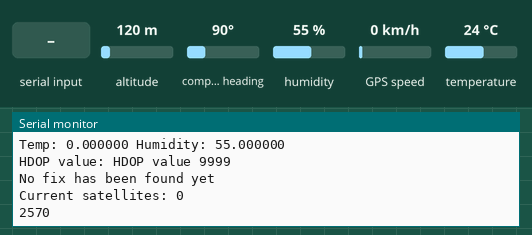
This sketch was run on a simulated Particle Photon. Shown: the last lines printed to the serial monitor. The inputs (shaded band) are chosen by the test bench; at power-on: altitude 120 m, humidity 55 %, compass heading 90°, GPS speed 0 km/h, temperature 24 °C. The GPS gets a fix after 3 s at 37.7749, -122.4194 with 8 satellites.

Above: at 1.2 s.
1.3 s: altitude set to 20 m
At 4.0 s:
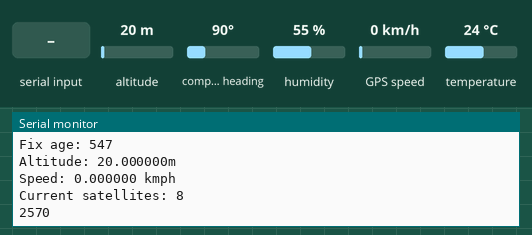
5.0 s: humidity set to 22 %
6.5 s: "1" received over the second serial link
8.0 s: compass heading set to 7°
9.5 s: GPS speed set to 2 km/h
11.0 s: humidity set to 40 %
At 11.6 s:
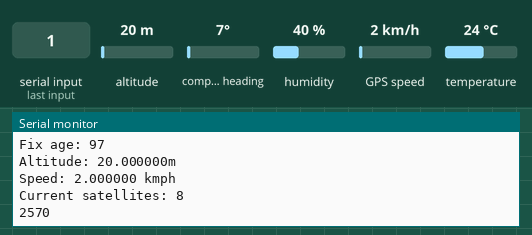
Timing chart, 0 to 13.5 s (numbered marks = the images above; inputs shaded):
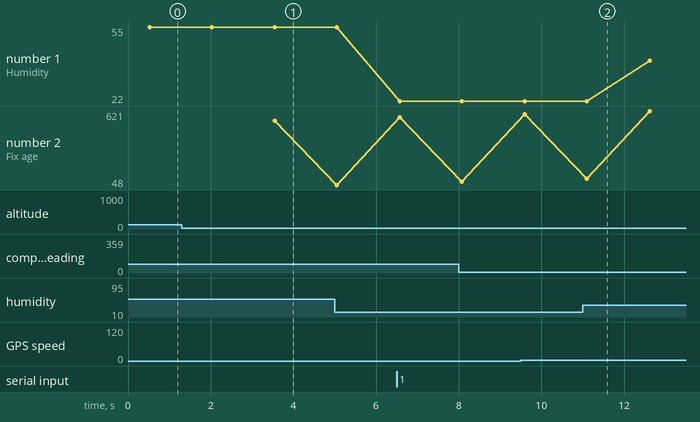

The sketch:

gps-test-code.ino
```cpp
#include <Adafruit_DHT.h>
#include <TinyGPS++.h>
#include <TinyGPS++/TinyGPS++.h>

// Definitions
#define DHTTYPE DHT11
#define DHT_5V_PIN D1
#define DHT_SENSOR_PIN D2
#define DHT_GROUND_PIN D4
#define SECOND 1000
static const uint32_t GPSBaud = 9600;

#define TRANSMIT_DATA true

// Globals
//static const int RXPin = 4, TXPin = 3;
char placeholderStr[128];
int hdopValue = -1;
float latitude;
float longitude;
float altitude;
int num_satellites;
int age;
char date[32] = {};
float courseSpeed;
float temp;
float humidity;

// transmission variables
unsigned long lastTime = 0;
unsigned long lastTimeGPS = 0;
unsigned long send_gps_delay = 30 * 1000; // 2 minute delay -> 120 * 1000
unsigned long send_temperature_delay = 120 * 1000; // 2 minute delay -> 120 * 1000

// The TinyGPS++ object
TinyGPSPlus gps;
DHT dht(DHT_SENSOR_PIN, DHTTYPE);

void setup()
{
  // Give power to the sensor
  pinMode(DHT_5V_PIN, OUTPUT);
  pinMode(DHT_GROUND_PIN, OUTPUT);
  digitalWrite(DHT_GROUND_PIN, LOW);
  digitalWrite(DHT_5V_PIN, HIGH);
  Serial.begin(115200);
  Serial1.begin(GPSBaud);
//   lastTime = millis();
}

void loop()
{
  // Modified delay function to allow parsing of GPS data during delay
  smartDelay(500);

  handleTempSensor();

  handleGPS();

  // Handling of uploading data to ThingSpeak via Webhook

  if (TRANSMIT_DATA){
      if (gps.location.isValid()){
          if (latitude != 0.0 && longitude != 0.0){
            unsigned long now = millis();
            // Can adjust send_gps_delay at beginning of this page
        	  if ((now - lastTimeGPS) >= send_gps_delay) {
        		lastTimeGPS = now;
        		Serial.print("Sending GPS Event INFO ");
                sendGPSData(latitude, longitude, num_satellites, altitude, courseSpeed);
        	  }
          }
      }
  }
  smartDelay(1000);
}

static void handleGPS(){
  // Accuracy of the fix
  if (gps.hdop.isValid()){
      hdopValue = gps.hdop.value();
      sprintf(placeholderStr,"HDOP value %d", hdopValue);
      Serial.print("HDOP value: ");
      Serial.println(placeholderStr);
  }
  // Lat/Long
  if (gps.location.isValid()){
    latitude = gps.location.lat();
    longitude = gps.location.lng();
    sprintf(placeholderStr,"Lat/Long value: %f:%f", latitude, longitude);
    Serial.println(placeholderStr);
    // Age of Data
    age = gps.location.age();
    sprintf(placeholderStr,"Fix age: %d", age);
    Serial.println(placeholderStr);
  }
  else{
    Serial.println(F("No fix has been found yet"));
  }

  if (gps.altitude.isValid()){
    altitude = gps.altitude.meters();
    sprintf(placeholderStr,"Altitude: %fm", altitude);
    Serial.println(placeholderStr);
  }

  if (gps.speed.isValid()){
    courseSpeed = gps.speed.kmph();
    sprintf(placeholderStr,"Speed: %f kmph", courseSpeed);
    Serial.println(placeholderStr);
  }

  if (gps.satellites.isValid()){
    num_satellites = gps.satellites.value();
    sprintf(placeholderStr,"Current satellites: %d", num_satellites);
    Serial.println(placeholderStr);
  }

  Serial.println('\n\n');
  if (millis() > 5000 && gps.charsProcessed() < 10){
    Serial.println(F("No GPS data received: check wiring"));
  }
}

void handleTempSensor(){
    temp = dht.getTempCelcius();
    humidity = dht.getHumidity();
    unsigned long now = millis();

    sprintf(placeholderStr,"Temp: %f Humidity: %f%", temp, humidity);
    Serial.println(placeholderStr);

    if (TRANSMIT_DATA){
        if (temp != 0.0 && humidity != 0.0)
        // Can adjust send_gps_delay at beginning of this page
        if ((now - lastTime) >= send_temperature_delay) {
        	lastTime = now;
        	Serial.println("-----------ATTEMPTING TO SEND GPS EVENT ----------------------");
            sendTempandHumidity(humidity, temp);
        }
    }
}


// This custom version of delay() ensures that the gps object is being "fed".
static void smartDelay(unsigned long ms)
{
  unsigned long start = millis();
  do
  {
    while (Serial1.available())
      gps.encode(Serial1.read());
  } while (millis() - start < ms);
}

void sendTempandHumidity(float humid, float temp){
    String eventName = "tS_Temperature";
    char msg[256];

    snprintf(msg, sizeof(msg),
// Temperature #1  , Humidity Field #2   ,  ThingSpeak WriteKey
   "{\"1\":\"%.1f\"     ,   \"2\":\"%.1f\"      ,   \"k\":\"%s\"}"      ,
// Float for Field #1   , Float for Field #2    ,  ThingSpeak WriteKey
        temp          ,       humid          ,   "6U0ET7DKNSRGT0NN")      ;

    Particle.publish(eventName, msg, PRIVATE);
}

void sendGPSData(float lat, float lng, int numSats, float altitude, float speed){
    String eventName = "ts_GPS";
    char msg[256];

    snprintf(msg, sizeof(msg),
// Temperature #1  , Humidity Field #2   ,  ThingSpeak WriteKey
   "{\"1\":\"%.6f\"     ,   \"2\":\"%.6f\"      ,   \"3\":\"%d\"    ,   \"4\":\"%.1f\"  , \"5\":\"%.1f\",  \"k\":\"%s\"}"  ,
// Float for Field #1   , Float for Field #2    ,  ThingSpeak WriteKey
        lat         ,       lng          ,          numSats          ,  altitude        ,    speed   ,   "7VYC9Q7VP69QCUBH")      ;
    Serial.println("-----------ATTEMPTING TO SEND EVENT ----------------------");

    Particle.publish(eventName, msg, PRIVATE);
}

static void printStr(const char *str, int len)
{
  int slen = strlen(str);
  for (int i=0; i<len; ++i)
    Serial.print(i<slen ? str[i] : ' ');
  smartDelay(0);
}

// Sample code example for handling delayed transmissions without affecting data usage
// void sampleCode(){
//     unsigned Long lastTime = 0;
//     unsigned long now = millis();
// 	if ((now - lastTime) >= 1000) {
// 		lastTime = now;
// 		Serial.printlnf("%lu", now);
// 	}
// }


// static void printDateTime(TinyGPSDate &d, TinyGPSTime &t)
// {
//   if (!d.isValid())
//   {
//     Serial.print(F("********** "));
//   }
//   else
//   {
//     char sz[32];
//     sprintf(sz, "%02d/%02d/%02d ", d.month(), d.day(), d.year());
//     Serial.print(sz);
//   }

//   if (!t.isValid())
//   {
//     Serial.print(F("******** "));
//   }
//   else
//   {
//     char sz[32];
//     sprintf(sz, "%02d:%02d:%02d ", t.hour(), t.minute(), t.second());
//     Serial.print(sz);
//   }

//   printInt(d.age(), d.isValid(), 5);
//   smartDelay(0);
// }
```

Measured:
- after the input at 1.3 s, the serial monitor: prints a new line after 2.2 s (image 1)
- plotted number 1: 22 → 40 after the input at 11.0 s
